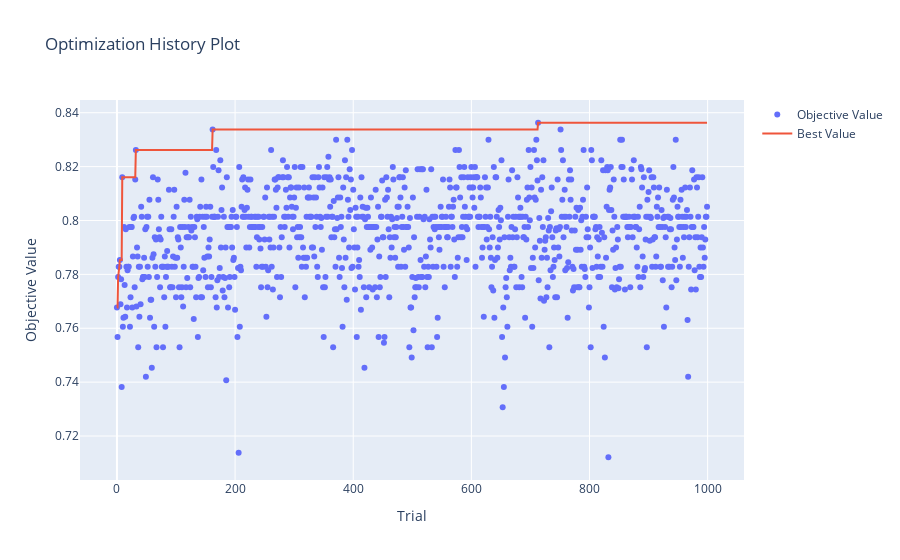

Notebook code for this chart:
### Code cell
# Visualizar el historial de optimización
plot_optimization_history(study)

### Figure 1 — Plotly figure (JSON) as saved in the notebook; plotly's stock layout.template omitted (floating-point values rounded to 4 significant figures; data arrays with more than 128 entries replaced by an {"elided": "..."} marker saying what was removed)
{"data": [{"mode": "markers", "name": "Objective Value", "type": "scatter", "x": {"elided": "1000 int values"}, "y": {"elided": "1000 float values"}}, {"mode": "lines", "name": "Best Value", "type": "scatter", "x": {"elided": "1000 int values"}, "y": {"elided": "1000 float values"}}, {"marker": {"color": "#cccccc"}, "mode": "markers", "name": "Infeasible Trial", "showlegend": false, "type": "scatter", "x": [], "y": []}], "layout": {"title": {"text": "Optimization History Plot"}, "xaxis": {"title": {"text": "Trial"}}, "yaxis": {"title": {"text": "Objective Value"}}}}
